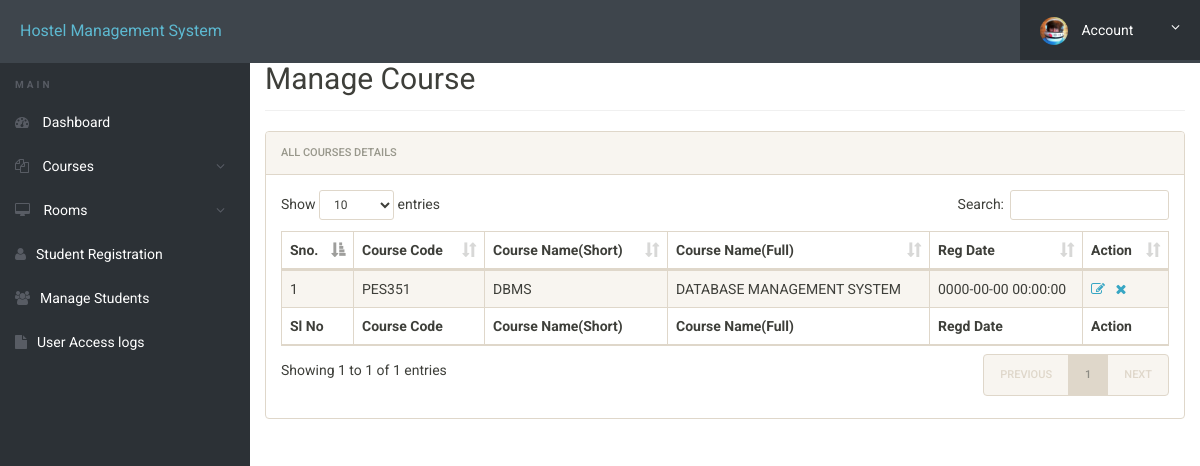
The page /manage-courses.php (signed in) on the database its author committed.
### tables this page shows
CREATE TABLE IF NOT EXISTS `courses` (
  `id` int(11) NOT NULL,
  `course_code` varchar(255) NOT NULL,
  `course_sn` varchar(255) NOT NULL,
  `course_fn` varchar(255) NOT NULL,
  `posting_date` timestamp NOT NULL DEFAULT CURRENT_TIMESTAMP
);

### manage-courses.php (the view, shortened to what this page needs)
<?php
include('includes/config.php');
?>
<!doctype html>
<html lang="en" class="no-js">
<head>
	<link rel="stylesheet" href="css/font-awesome.min.css">
	<link rel="stylesheet" href="css/bootstrap.min.css">
	<link rel="stylesheet" href="css/dataTables.bootstrap.min.css">
	<link rel="stylesheet" href="css/bootstrap-social.css">
	<link rel="stylesheet" href="css/bootstrap-select.css">
	<link rel="stylesheet" href="css/fileinput.min.css">
	<link rel="stylesheet" href="css/awesome-bootstrap-checkbox.css">
	<link rel="stylesheet" href="css/style.css">
</head>
<body>
	<?php include('includes/header.php');?>
	<div class="ts-main-content">
			<?php include('includes/sidebar.php');?>
		<div class="content-wrapper">
			<div class="container-fluid">
				<div class="row">
					<div class="col-md-12">
						<h2 class="page-title" style="margin-top:4%">Manage Course</h2>
						<div class="panel panel-default">
							<div class="panel-heading">All Courses Details</div>
							<div class="panel-body">
								<table id="zctb" class="display table table-striped table-bordered table-hover" cellspacing="0" width="100%">
									<thead>
										<tr>
											<th>Sno.</th>
											<th>Course Code</th>
											<th>Course Name(Short)</th>
											<th>Course Name(Full)</th>
											<th>Reg Date </th>
											<th>Action</th>
										</tr>
									</thead>
									<tfoot>
										<tr>
											<th>Sl No</th>
											<th>Course Code</th>
											<th>Course Name(Short)</th>
											<th>Course Name(Full)</th>
											<th>Regd Date</th>
											<th>Action</th>										</tr>
									</tfoot>
									<tbody>
<?php
$ret="select * from courses";
$stmt= $mysqli->prepare($ret) ;
$stmt->execute() ;
$res=$stmt->get_result();
$cnt=1;
while($row=$res->fetch_object())
	  {
	  	?>
<tr><td><?php echo $cnt;;?></td>
<td><?php echo $row->course_code;?></td>
<td><?php echo $row->course_sn;?></td>
<td><?php echo $row->course_fn;?></td>
<td><?php echo $row->posting_date;?></td>
<td><a href="edit-course.php?id=<?php echo $row->id;?>"><i class="fa fa-edit"></i></a>&nbsp;&nbsp;
<a href="manage-courses.php?del=<?php echo $row->id;?>" onclick="return confirm("Do you want to delete");"><i class="fa fa-close"></i></a></td>
										</tr>
									<?php
$cnt=$cnt+1;
									 } ?>
									</tbody>
								</table>
							</div>
						</div>
					</div>
				</div>
			</div>
		</div>
	</div>
</body>
</html>

### css/style.css (style rules this page uses)
html { font-size: 14px; }
@media only screen and (min-width: 480px) { html { font-size: 17px; } }
@media only screen and (min-width: 768px) { html { font-size: 14px; } }
body { font-size: 1em; }
a { color: #37a6c4; }
.panel { overflow: hidden; }
.page-title { padding-bottom: 15px; margin-bottom: 20px; border-bottom: 1px solid #f0f0f0; }
.ts-main-content .content-wrapper { padding-top: 15px; margin-top: 10px; }
@media only screen and (min-width: 992px) { .ts-main-content .content-wrapper { margin-left: 250px; } }

### rows shown on the page
courses: course_code "PES351", course_sn "DBMS", course_fn "DATABASE MANAGEMENT SYSTEM", posting_date "0000-00-00 00:00:00"
